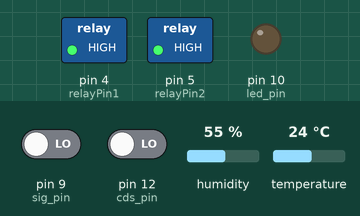
A sketch run on a simulated Arduino Uno, built with avr-gcc and run on an emulated ATmega328P. Shown: switched loads named in the sketch (green lamp = pin HIGH), output pins drawn as LEDs (lit = HIGH). Dashed ring = blinking. Inputs (shaded band) come from the test bench; at power-on: pin 9 (sig_pin) LOW, pin 12 (cds_pin) LOW, humidity 55 %, temperature 24 °C. What the sketch prints to the serial monitor is not drawn.

Above: at 3.2 s.
3.3 s: pin 9 (sig_pin) driven HIGH
At 5.0 s:
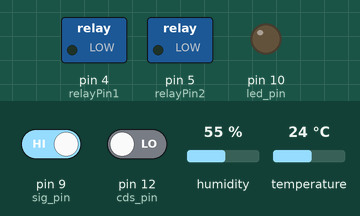
9.3 s: pin 12 (cds_pin) driven HIGH
At 10.8 s:
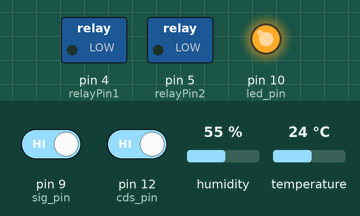
15.3 s: humidity set to 61 %
At 15.8 s:
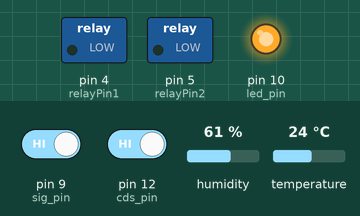
20.4 s: humidity set to 22 %
At 21.7 s:
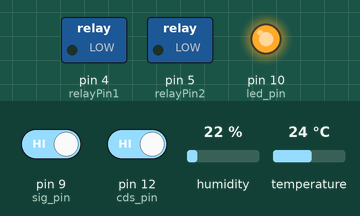
26.4 s: temperature set to 38 °C
32.4 s: temperature set to 41 °C
At 33.4 s:
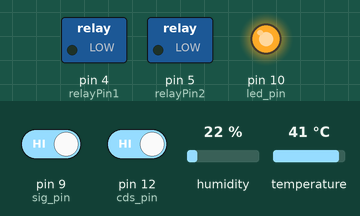
Timing chart, 0 to 35.4 s (numbered marks = the images above; inputs shaded):
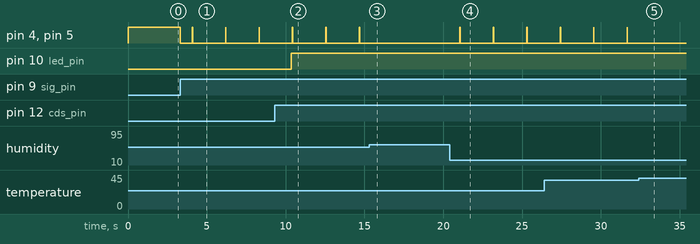

The sketch:

relay_dht11.ino
```cpp
#include <DHT.h>

const int relayPin1 = 4; // 릴레이 모듈에 연결된 아두이노 핀 번호
const int relayPin2 = 5;

#define DHTPIN 3     // DHT11 센서가 연결된 핀
#define DHTTYPE DHT11 // 사용하는 DHT 센서 유형

DHT dht(DHTPIN, DHTTYPE);

const int led_pin = 10;
const int cds_pin = 12;
const int sig_pin = 9;

void setup() {
  Serial.begin(9600);
  dht.begin();
  pinMode(relayPin1, OUTPUT); // 8번 핀을 출력 모드로 설정
  pinMode(relayPin2, OUTPUT);

  digitalWrite(relayPin1, HIGH);
  digitalWrite(relayPin2, HIGH); // 릴레이 모듈을 끔


  pinMode(led_pin, OUTPUT);
  pinMode(cds_pin, INPUT);
  pinMode(sig_pin, INPUT);

  digitalWrite(led_pin, LOW);
  delay(2000);
}

unsigned long timer_2000 = 0;
unsigned long timer_1000 = 0;

unsigned long rasp_timer = 0;

void loop() {
  if (rasp_timer > 0)
  {
    if (millis() > rasp_timer + 10000)
    {
      rasp_timer = 0;
      digitalWrite(relayPin1, HIGH);
      digitalWrite(relayPin2, HIGH); // 릴레이 모듈을 켬
      Serial.println("user order >> Relay turned OFF"); // 상태를 시리얼 모니터에 출력
    }
    else
    {
      //라즈베리파이한테 신호 받으면 FAN 10초간 작동
      digitalWrite(relayPin1, LOW);
      digitalWrite(relayPin2, LOW); // 릴레이 모듈을 끔


    }
  }

  if (digitalRead(sig_pin)== HIGH)
  {
    rasp_timer = millis();
    Serial.println("user order >> Relay turned ON"); // 상태를 시리얼 모니터에 출력

  }


  if (millis() > timer_1000 + 1000)
  { //1초마다 실행
    if (digitalRead(cds_pin) == HIGH) //어두워 졌을때
    {
      digitalWrite(led_pin, HIGH);
      Serial.println("어두움, LED 자동 켜짐");
    }
    else
    {
      digitalWrite(led_pin, LOW);
      Serial.println("밝음, LED 자동 꺼짐");
    }
    timer_1000 = millis();
  }

  if (millis() > timer_2000 + 2000)
  { // 2초마다 측정
    float humidity = dht.readHumidity(); // 습도 값을 읽음
    float temperature = dht.readTemperature(); // 온도 값을 읽음 (섭씨)

    // 센서에서 온도 및 습도를 읽지 못한 경우 NaN 값을 반환하므로 확인
    if (isnan(humidity) || isnan(temperature)) {
      Serial.println("Failed to read from DHT sensor!");
      return;
    }

    // 온도 및 습도를 시리얼 모니터에 출력
    Serial.print("Humidity: ");
    Serial.print(humidity);
    Serial.print(" %\t");
    Serial.print("Temperature: ");
    Serial.print(temperature);
    Serial.println(" °C");

    // 습도가 60 이상인 경우 릴레이 모듈을 켬
    if (humidity >= 60) {
      digitalWrite(relayPin1, LOW);
      digitalWrite(relayPin2, LOW); // 릴레이 모듈을 끔
      Serial.println("Relay turned ON"); // 상태를 시리얼 모니터에 출력
    }
    //온도 40도 이상 릴레이 모듈을 켬
    else if (temperature >= 40) {
      digitalWrite(relayPin1, LOW);
      digitalWrite(relayPin2, LOW); // 릴레이 모듈을 끔
      Serial.println("Relay turned ON");
    }
    else {
      digitalWrite(relayPin1, HIGH);
      digitalWrite(relayPin2, HIGH); // 릴레이 모듈을 켬
      Serial.println("Relay turned OFF"); // 상태를 시리얼 모니터에 출력
    }
    timer_2000 = millis();
  }


}
```

Measured:
- the behaviour switches between 59 and 60 % on humidity (found by bisection; images 2 and 3)
- the behaviour switches between 39 and 40 °C on temperature (found by bisection; images 4 and 5)
- after the input at 3.3 s, pin 4 (relayPin1), pin 5 (relayPin2): HIGH → LOW at once, then repeats every 2.1 s: HIGH 0.02 s, LOW 2.1 s
- after the input at 9.3 s, pin 10 (led_pin): LOW → HIGH after 1.1 s
- after the input at 15.3 s, pin 4 (relayPin1), pin 5 (relayPin2): stops changing and stays LOW
- after the input at 20.4 s, pin 4 (relayPin1), pin 5 (relayPin2): alternates HIGH for 0.02 s and LOW for 2.1 s, starting after 0.65 s
- after the input at 32.4 s, pin 4 (relayPin1), pin 5 (relayPin2): stops changing and stays LOW
